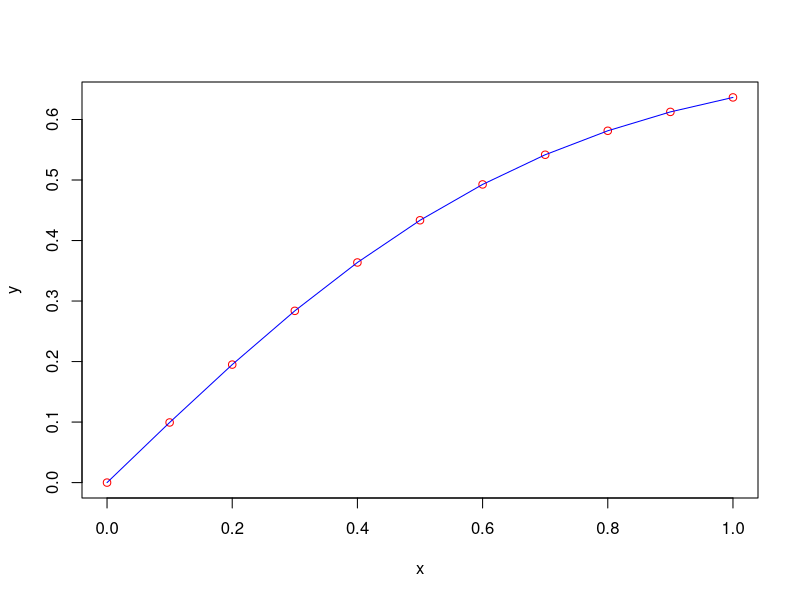

Write the R code that produced this figure.
FunPr = function(x,y)
{
	return (cos(x+y)+0.75*(x-y))
}
a = 0
b = 1
y0 = 0

MetPredCor4 = function(fun, a, b, y0, n)
{
	h = (b-a)/n
	x = c(1:(n+1))
	y = c(1:(n+1))
	f = c(1:(n+1))
	x[1] = a
	y[1] = y0
	f[1] = fun(x[1], y[1])
	for(i in 1:3)
	{
		x[i+1] = x[i] + h
		k1 = h*f[i]
		k2 = h*fun(x[i]+h/2, y[i]+k1/2)
		k3 = h*fun(x[i]+h/2, y[i]+k2/2)
		k4 = h*fun(x[i]+h, y[i]+k3)
		y[i+1] = y[i]+(1/6)*(k1+2*k2+2*k3+k4)
		f[i+1] = fun(x[i+1], y[i+1])
	}
	for (i in 4:n)
	{
		x[i+1] = x[i] + h
		ypred = y[i] + h/24*(55*f[i] - 59*f[i-1] + 37*f[i-2] - 9*f[i-3])
		fpred = fun(x[i+1], ypred)
		y[i+1] = y[i] + h/24*(9*fpred + 19*f[i]-5*f[i-1]+f[i-2])
		f[i+1] = fun(x[i+1], y[i+1])
	}
	return(cbind(x,y))
}

n = 10
xy = MetPredCor4(FunPr, a, b, y0, n)
xy

x = xy[,1]
y = xy[,2]
plot(x,y,type="p", col="red")
#FunAn = function(x)
#{
#	return(2*exp(x) - x - 1)
#}
#x1 = seq(a, b, by=0.01)
#y1 = FunAn(x1)
lines(xy, col="blue")